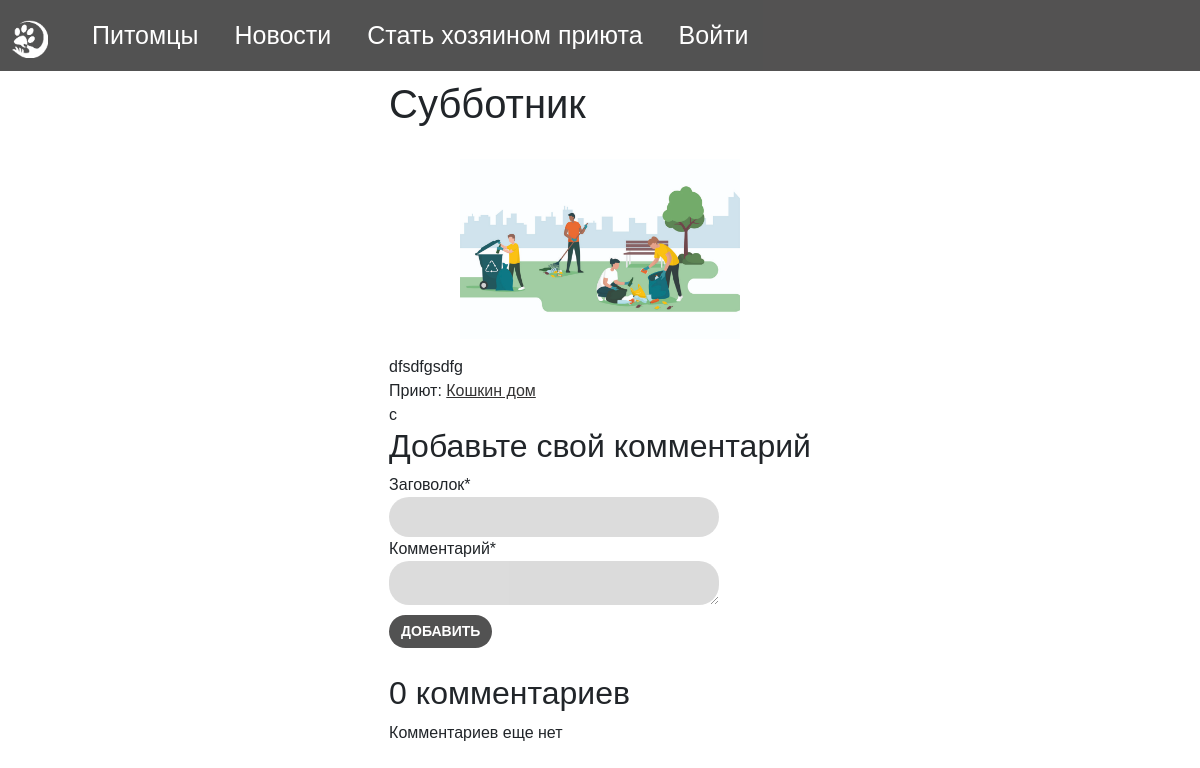
The app's page /news/3/, older data.
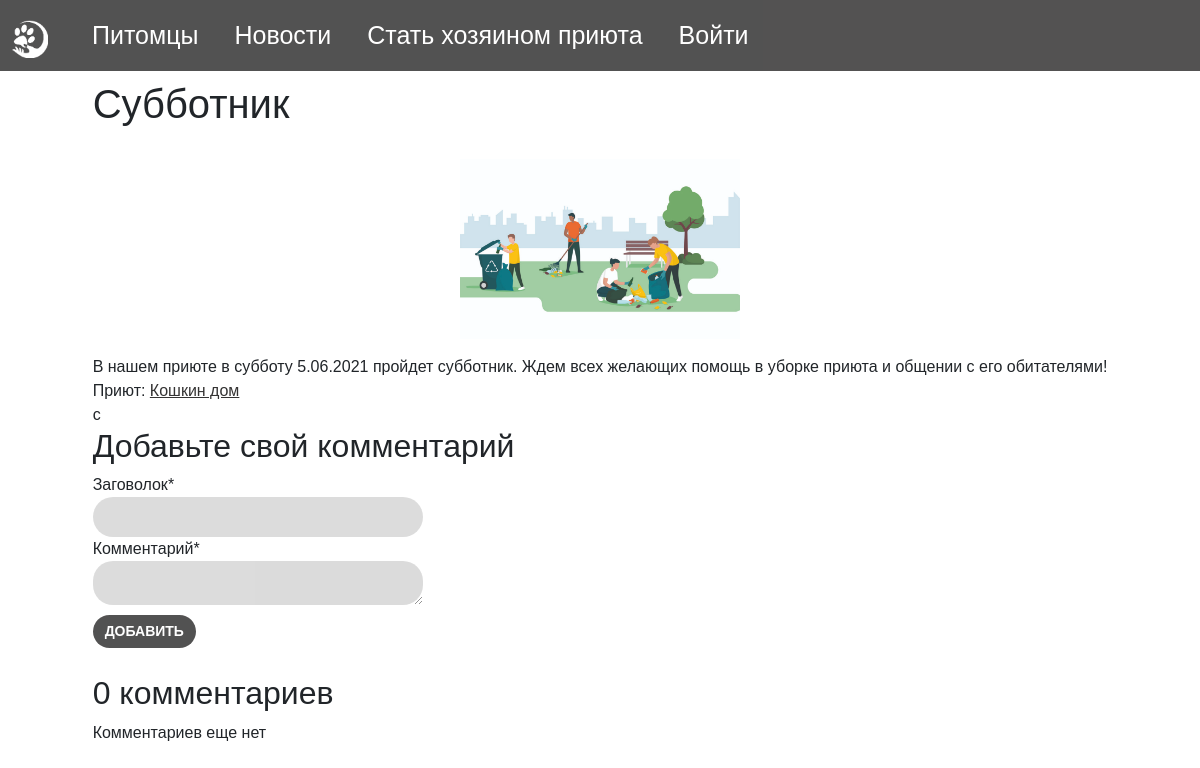
The same page, newer data.
### Shelter/models.py (models this page shows, shortened)
class News(models.Model):
    title = models.CharField(max_length=200, verbose_name="Название")
    anons = models.CharField(max_length=200, default="", null=True, verbose_name="Анонс")
    body = models.TextField(null=True, verbose_name="Содержание")
    objects = models.Manager()
    shelter = models.ForeignKey(Shelter, on_delete=models.CASCADE)
    dateCreate = models.DateTimeField(auto_now_add=True, verbose_name="Дата добавления")

class Shelter(models.Model):
    title = models.CharField(max_length=50)
    address = models.CharField(max_length=200)
    description = models.TextField(default='', blank=True)
    user = models.ForeignKey(Profile, on_delete=models.CASCADE)
    def __str__(self):
        return " ".join([self.title])

### Shelter/new_view.py (the view)
# urls.py: path('news/<int:id>/', new_view.news_detail, name='news_detail'),
def news_detail(request, id):
    new = News.objects.get(id=id)
    images = list(Image.objects.filter(news=new))
    comments = new.comments.filter()
    new_comment = None
    if request.method == 'POST':
        comment_form = CommentForm(data=request.POST)
        if request.user.is_authenticated:
            if comment_form.is_valid():
                new_comment = comment_form.save(commit=False)
                new_comment.user = Profile.objects.get(user=request.user)
                new_comment.news = new
                new_comment.save()
                return JsonResponse({'id': id})
        else:
            return JsonResponse({})
    else:
        comment_form = CommentForm()
        return render(request,
                      'news_detail_view.html',
                      {'new': new,
                       'images': images,
                       'comments': comments,
                       'new_comment': new_comment,
                       'comment_form': comment_form})

### Shelter/forms.py
class CommentForm(ModelForm):
    class Meta:
        model = Comment
        fields = ['title', 'body']
        widgets = {
            'body': forms.Textarea(attrs={'class': 'form-comment'}),
        }

### Shelter/models.py (called while the page is built)
    def __str__(self):
        return self.image.name

### templates/news_detail_view.html (shortened to what this page needs)
{% extends 'base.html' %}
{% load crispy_forms_filters %}
{% load static %}
{% block styles %}
    <link rel="stylesheet" href={% static 'css/pets.css' %}>
{% endblock %}
{% block content %}
    {% include "includes/navbar.html" %}
    <div class="main">
        <h1>{{ new.title }}</h1>
        <div class="row row-cols-auto justify-content-md-center">
            {% for image in images %}
                <div class="col-auto">
                    <div class="card h-100 w-70" style="margin-top: 15px">
                        {% if not image == null %}
                            <img src='/{{ image }}' class="pet-img" alt="pet img">
                        {% endif %}
                    </div>
                </div>
            {% endfor %}
        </div>
        <br>
        {{ new.body }}<br>
        Приют: <a href="#" onclick="openModalShelter()">{{ new.shelter }}</a> <br>
        c
        {% if new_comment %}
            <h2>Ваш комментарий добавлен</h2>s
        {% else %}
            <h2>Добавьте свой комментарий</h2>
            <form action="." method="post">
                {{ comment_form.title|as_crispy_field }}
                <div class="form-comment">
                    {{ comment_form.body|as_crispy_field }}
                </div>
                <p><input type="button" id="btn_add" class="btn" value="Добавить"></p>
            </form>
        {% endif %}
        {% with comments.count as total_comments %}
            <h2>
                {{ total_comments }} комментариев
            </h2>
        {% endwith %}
        {% for comment in comments %}
            <div class="comment">
                <p class="info">
                    {{ comment.user }}<br>
                    Тема: {{ comment.title }}
                </p>
                {{ comment.body|linebreaks }}
                {{ comment.dateCreate }} <br>
            </div>
        {% empty %}
            <p>Комментариев еще нет</p>
        {% endfor %}
    </div>
{% endblock %}

Row changes from the older to the newer data that the page shows:
changed News "Субботник": body "dfsdfgsdfg" → "В нашем приюте в субботу 5.06.2021 пройдет субботник. Ждем всех желающих помощь в уборке приюта и общении с его обитателями!"
